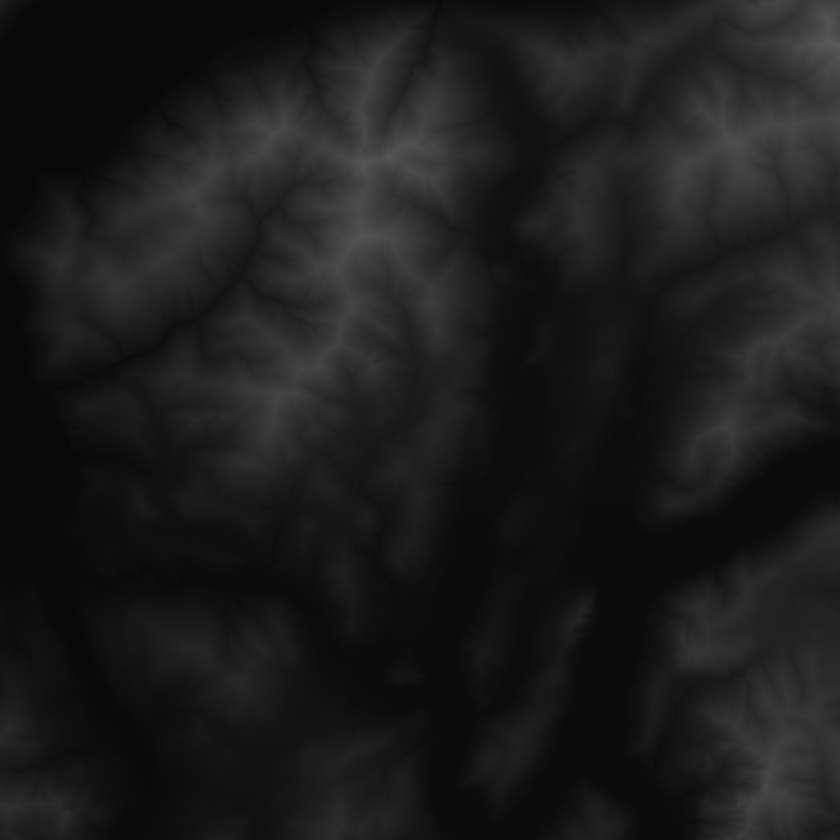
#> input picture assignment_10/assignment 10/assignment 10/template/terrains/Lugano.png, 840 x 840 px, shrunk from 1024 x 1024 before the run
$ python 16to8.py
#> lines starting #> are read from the running program, lines starting #| are printed output that depends on the picture
import cv2
import numpy as np

image_16bits = cv2.imread("./terrains/Lugano.png", cv2.IMREAD_UNCHANGED)
#> image_16bits is the input picture: shape (840, 840) uint16; min 2406, max 23038, mean 7126.1
normalized = cv2.normalize(image_16bits, None, 0, 255, cv2.NORM_MINMAX)
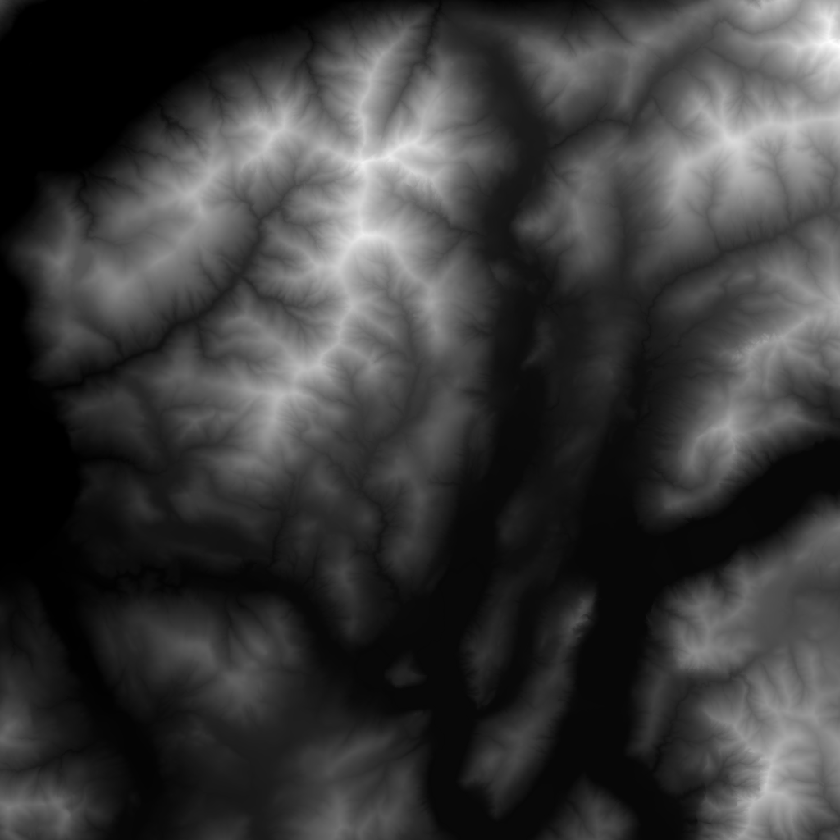
#> normalized: shape (840, 840) uint16; min 0, max 255, mean 58.3

image_8bits_3channels = np.zeros(
    (image_16bits.shape[0], image_16bits.shape[1], 3), dtype=np.uint8
)
image_8bits_3channels[:, :, 0] = (normalized & 0xFF).astype(np.uint8)
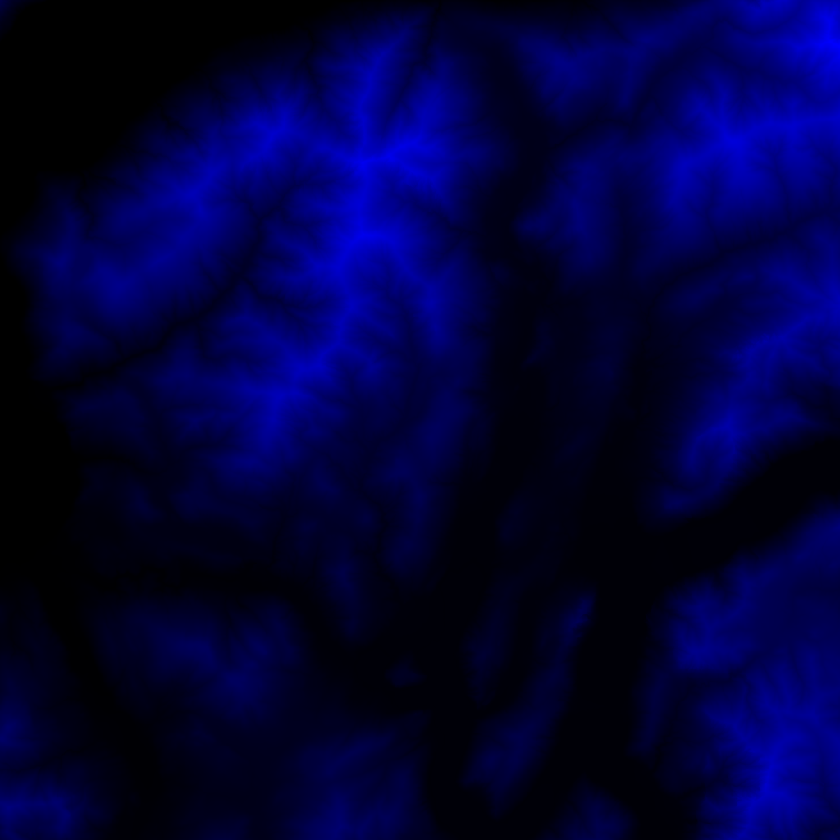
#> image_8bits_3channels: shape (840, 840, 3); mean of channels 0, 1, 2 58.3, 0, 0; drawn as B, G, R
image_8bits_3channels[:, :, 1] = ((image_16bits >> 8) & 0xFF).astype(np.uint8)
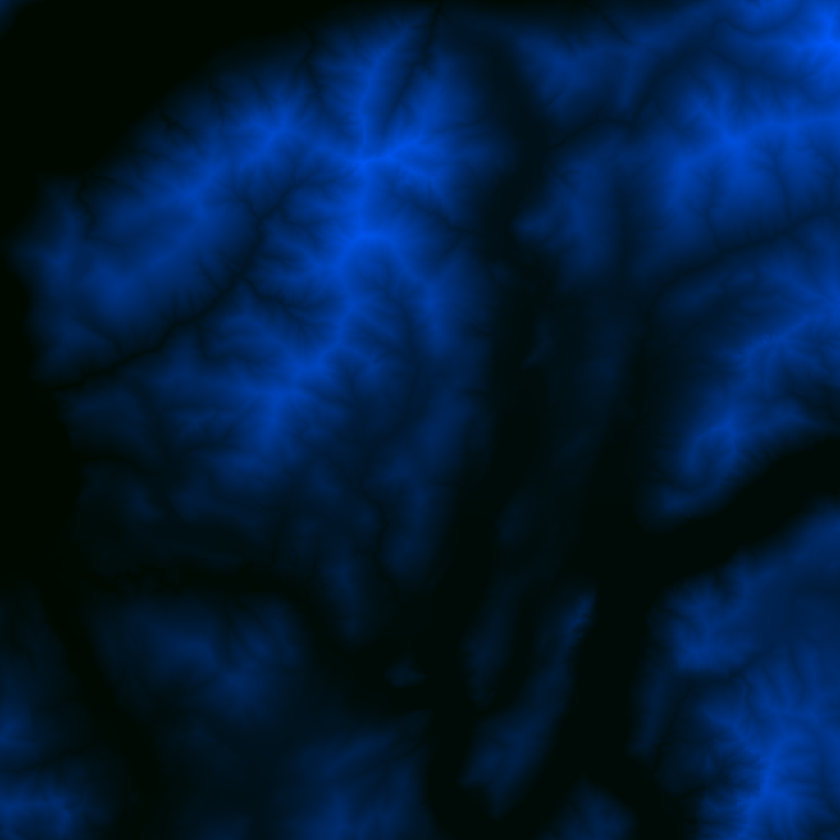
#> image_8bits_3channels: shape (840, 840, 3); mean of channels 0, 1, 2 58.3, 27.3, 0; drawn as B, G, R

cv2.imwrite("output_image.jpg", image_8bits_3channels)

print("Pixel Values of image_8bits_3channels:")
print(image_8bits_3channels)
#> (printed output is left out)
print(normalized)
#> (printed output is left out)
